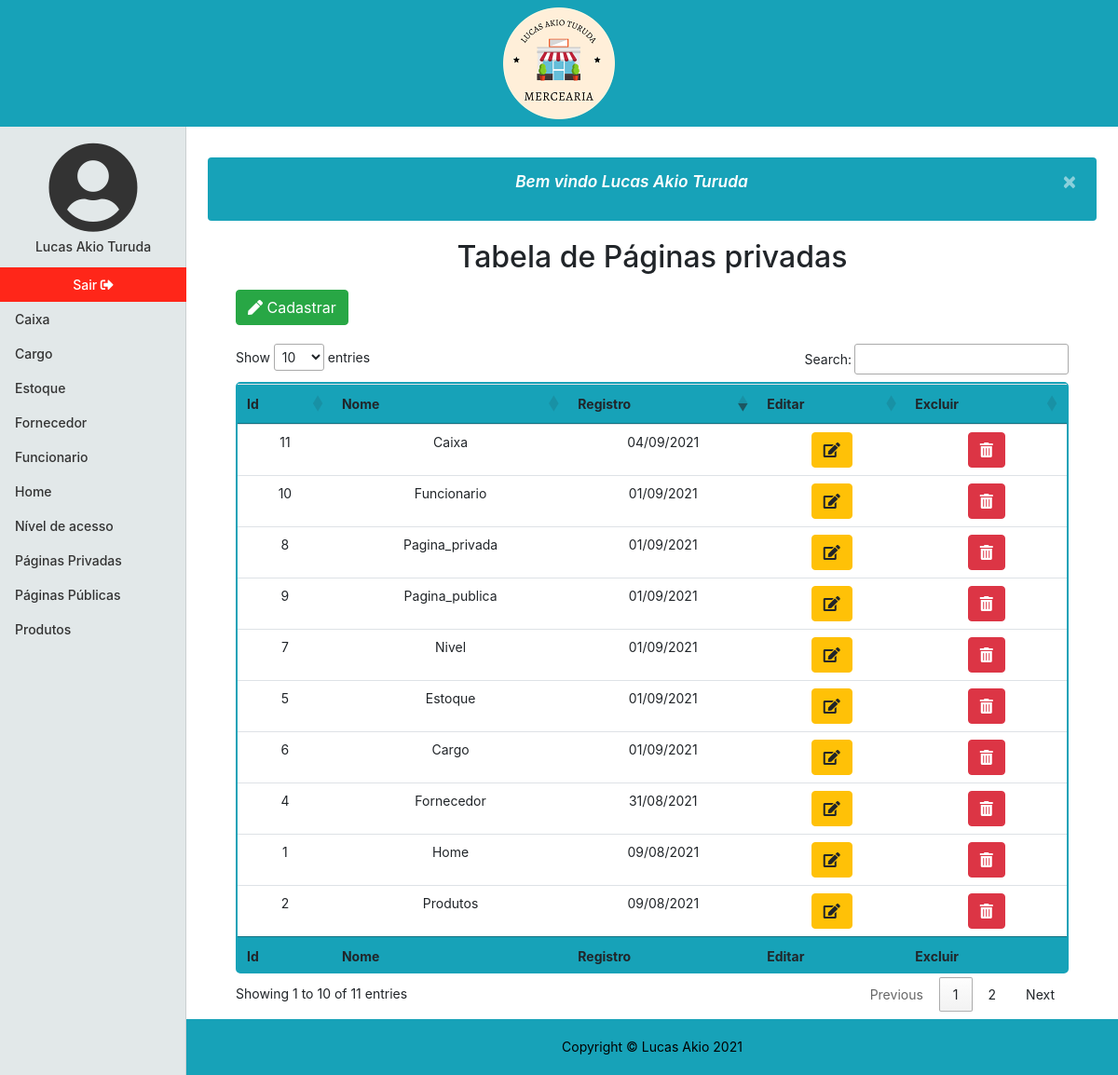
Screenshot of /pagina_privada (signed in) with the database file from the repository.
### tables this page shows
CREATE TABLE `pg_privada` (
  `id` int NOT NULL AUTO_INCREMENT,
  `nome` varchar(30) NOT NULL,
  `dt_registro` datetime NOT NULL,
  PRIMARY KEY (`id`),
  UNIQUE KEY `nome_UNIQUE` (`nome`)
);

### app/Controller/Pagina_privada.php (called while the page is built, shortened)
<?php
    class Pagina_privada extends Controller
    {
        private $dados;
        public function index()
        {
            $this->listar();
            $pagina = new \Core\ConfigView("View/pagina_privada/index",$this->dados);
            $pagina->renderizar();
        }
        private function listar()
        {
            $tabela = new \App\Model\Pagina_privada();
            $this->dados = $tabela->listar();
        }
    }

### core/ConfigController.php (called while the page is built, shortened)
<?php
class ConfigController
{
    private string $urlMetodo;
    public function __construct()
    {
        if(!empty(filter_input(INPUT_GET,"url",FILTER_SANITIZE_URL)))
        {
            $this->url = filter_input(INPUT_GET,"url",FILTER_SANITIZE_URL);
            $this->urlDividida = explode('/',$this->url,);
            if(isset($this->urlDividida[1]) && !empty($this->urlDividida[1]))
            {
                $this->urlMetodo = $this->urlDividida[1];
            }
            else{
                $this->urlMetodo = "index";
            }
        }
        else{
            $this->urlController = "login";
            $this->urlMetodo = "index";
        }
    }
    public function carregar()
    {
        $metodo = $this->urlMetodo;
        $pagina = new $classe();
        $pagina->$metodo();
    }
}
?>

### index.php (called while the page is built, shortened)
<?php
$url = new Core\ConfigController();
$url->carregar();
?>

### app/Model/Model.php (called while the page is built, shortened)
<?php
class Model extends Conexao
{
    protected $conn;
    function __construct()
    {
        $this->conn = parent::conectar();
    }
    final protected function projetarTodos($query): array
    {
        $this->query = $this->conn->prepare($query);
        $this->query->execute();
        return $this->query->fetchAll(PDO::FETCH_ASSOC);
    }
}
?>

### app/Model/Conexao.php (called while the page is built, shortened)
<?php
class Conexao
{
   private $bdType = "mysql";
   private $host = "localhost";
   private $user = "root";
   private $password = "root";
   private $port = 3306;
   private $bdname = "mercearia";
   protected function conectar()
   {
       try{
            $con = new PDO($this->bdType.':host='.$this->host.';port='.$this->port.';dbname='.$this->bdname, $this->user, $this->password);
            $con->setAttribute(PDO::ATTR_ERRMODE, PDO::ERRMODE_EXCEPTION);
            return $con;
       }
       catch(PDOException $e)
       {
           $alerta = new \App\Model\Alerta();
           $msg= $alerta->alertaFalha("Não foi possivel realizar uma conexão com o site, tente novamente!");
           $_SESSION['msg'] = $msg;
            header("Location:". URL . "paginaInvalida/index");
            exit();
       }
   }
}

### app/Model/Pagina_privada.php (called while the page is built, shortened)
<?php
class Pagina_privada extends Model
{
    public function listar(): array
    {
        $listar = parent::projetarTodos("SELECT id, nome, dt_registro FROM pg_privada");
        return $listar;
    }
}

### app/View/pagina_privada/index.php (the view, shortened to what this page needs)
<!DOCTYPE html>
<html lang="pt-br">
<head>
    <link rel="stylesheet" href="https://cdn.jsdelivr.net/npm/bootstrap@4.6.0/dist/css/bootstrap.min.css">
    <link href="<?php echo URL; ?>app/Assets/css/mercearia.css" rel="stylesheet">
    <link href="<?php echo URL; ?>app/Assets/fontawesome/css/all.css" rel="stylesheet">
    <link href="https://cdn.datatables.net/1.10.25/css/jquery.dataTables.min.css" rel="stylesheet">
</head>
<?php
include_once "app/View/include/header.php";
?>
<div class="container-fluid">
    <div class="row">
        <?php
        include_once "app/View/include/menulateral.php";
        ?>
        <div class="col-md-9 ml-auto col-lg-10 principal">
            <main role="main" class="m-2">
                <?php
                if (isset($_SESSION['msg'])) {
                    echo $_SESSION['msg'];
                }
                ?>
                <h2 class="text-center mb-3">Tabela de Páginas privadas</h2>
                <button type="button" class="btn btn-success m-button-table" data-toggle="modal" data-target="#modalCadastrar"><i class="fas fa-pen"></i> Cadastrar</button>
                <div class="table-responsive">
                    <table id="listar-paginas-privadas" class="table table-hover text-center tabela-personalizada">
                        <thead class="bg-info">
                            <tr>
                                <th>Id</th>
                                <th>Nome</th>
                                <th>Registro</th>
                                <th>Editar</th>
                                <th>Excluir</th>
                            </tr>
                        </thead>
                        <tbody>
                            <?php
                            foreach ($this->dados as $coluna => $item) {
                            ?> <tr>
                                    <td><?php echo $item['id']; ?></td>
                                    <td><?php echo $item['nome']; ?></td>
                                    <td data-order="<?php echo date('Y/m/d H:i:s', strtotime($item['dt_registro'])); ?>"><?php echo date('d/m/Y', strtotime($item['dt_registro'])); ?></td>
                                    <td>
                                        <a href="<?php echo URL; ?>pagina_privada/editar/&id=<?php echo $item['id'] ?>" class="btn btn-warning col-mb-3"><i class="fas fa-edit"></i></a>
                                    </td>
                                    <td>
                                        <a href="<?php echo URL; ?>pagina_privada/excluir/&id=<?php echo $item['id'] ?>" class="btn btn-danger col-mb-3" id='link_excluir'><i class="fas fa-trash-alt"></i></a>
                                    </td>
                                </tr>
                            <?php
                            }
                            ?>
                        </tbody>
                        <tfoot class="bg-info">
                            <tr>
                                <th>Id</th>
                                <th>Nome</th>
                                <th>Registro</th>
                                <th>Editar</th>
                                <th>Excluir</th>
                            </tr>
                        </tfoot>
                    </table>
                </div>
            </main>
            <?php
            include_once "app/View/include/footer.php";
            ?>
            </body>
</html>

### app/Assets/css/mercearia.css (style rules this page uses)
body { font-size: .875rem; }
.alertaBemvindo { background-color: #17a2b8; color:white; font-size: 13pt; font-style: italic; font-weight: 600; margin: 0 15px 20px; }
.principal { min-height: 83vh; padding-left: 0; padding-right: 0; padding-bottom: 60px; }
main { height: 100%; padding-top:25px; }
.tabela-personalizada { border:2px solid #17a2b8; border-radius: 5px; }
.m-button-table { margin:0 45px 20px 45px; }

### rows the page displays
pg_privada: id "1", nome "Home", dt_registro "09/08/2021"
pg_privada: id "2", nome "Produtos", dt_registro "09/08/2021"
pg_privada: id "4", nome "Fornecedor", dt_registro "31/08/2021"
pg_privada: id "5", nome "Estoque", dt_registro "01/09/2021"
pg_privada: id "6", nome "Cargo", dt_registro "01/09/2021"
pg_privada: id "7", nome "Nivel", dt_registro "01/09/2021"
pg_privada: id "8", nome "Pagina_privada", dt_registro "01/09/2021"
pg_privada: id "9", nome "Pagina_publica", dt_registro "01/09/2021"
pg_privada: id "10", nome "Funcionario", dt_registro "01/09/2021"
pg_privada: id "11", nome "Caixa", dt_registro "04/09/2021"

### other values shown
$_SESSION['usuario_nome'] "Lucas Akio Turuda"
$pagina "Caixa"
$pagina "Cargo"
$pagina "Estoque"
$pagina "Fornecedor"
$pagina "Funcionario"
$pagina "Home"
$pagina "Produtos"
$_SESSION['msg'] "Bem vindo Lucas Akio Turuda ×"
